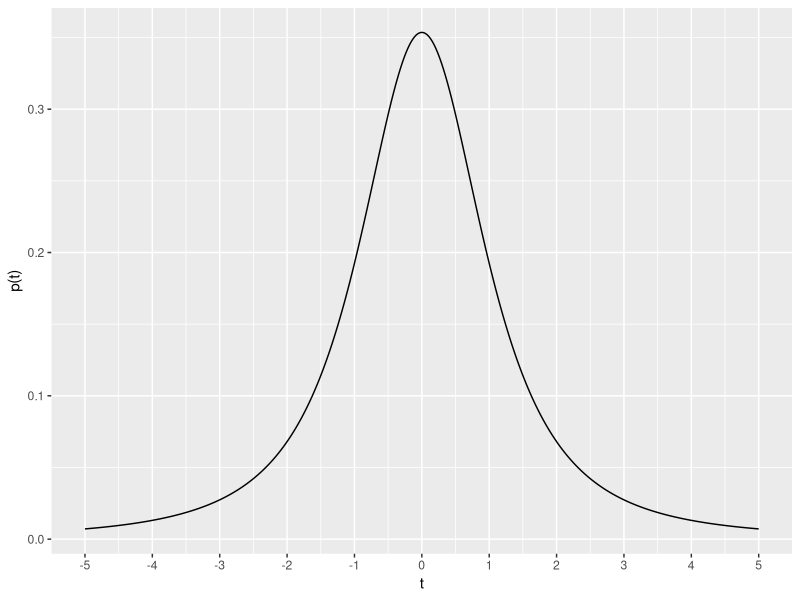
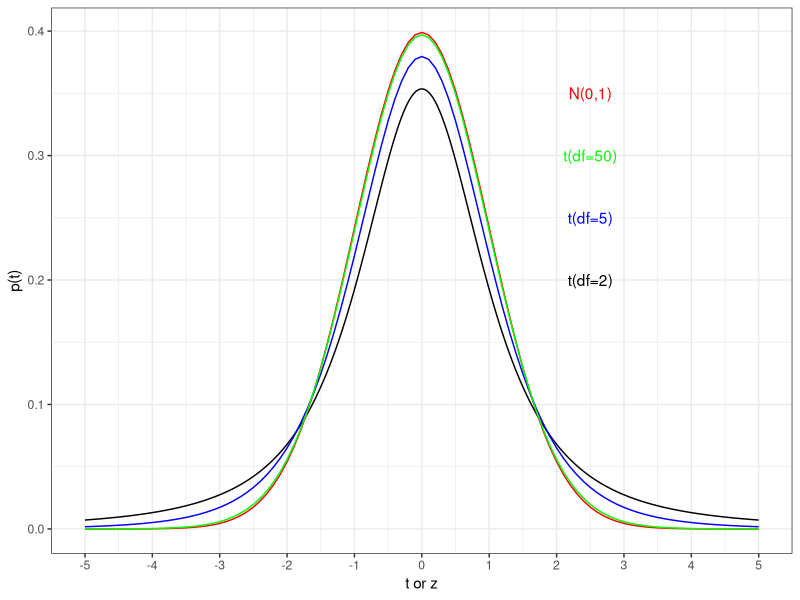
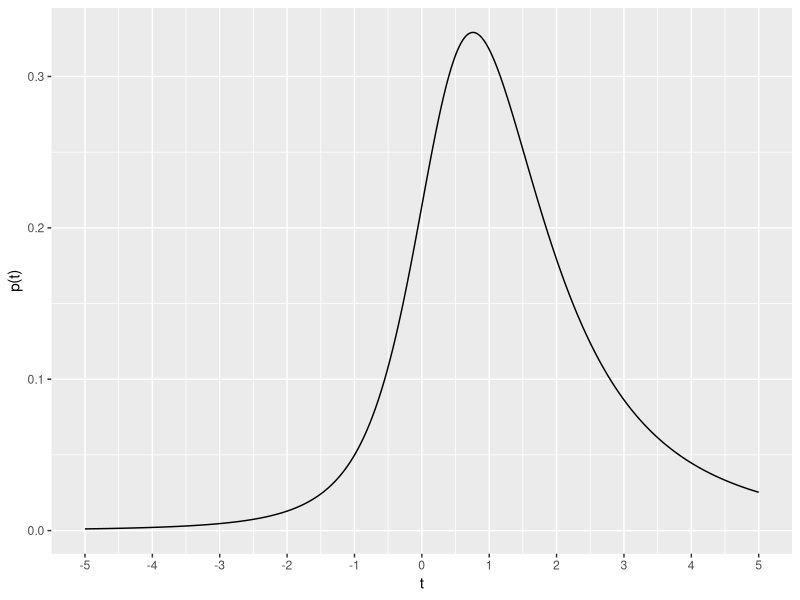

The R source for these figures, in order: (Note: this script raises an error after producing the figures.)
## ---- chunk 1
library(tidyverse)
## ---- chunk 2
dt(3.3, 2)
## ---- chunk 3
df <- 2
t <- seq(-5, 5, 0.001)
data <- data.frame(dt=dt(t, df))
g <- ggplot(data, aes(x=t, y=dt))+
  geom_line()+
  scale_x_continuous(breaks=seq(-5,5,1)) +
  xlab("t") +ylab("p(t)"); g

## ---- chunk 4
g + stat_function(fun=dnorm,
                 args=list(mean=0, sd=1),
                 color="red") +
  stat_function(fun=dt,
                args=list(df=5),
                color="blue")+
  stat_function(fun=dt,
                args=list(df=50),
                color="green")+
  annotate("text", x=2.5, y=0.35, label="N(0,1)", color="red")+
  annotate("text", x=2.5, y=0.3, label="t(df=50)", color="green")+
  annotate("text", x=2.5, y=0.25, label="t(df=5)", color="blue")+
  annotate("text", x=2.5, y=0.2, label="t(df=2)", color="black")+
  labs(x="t or z")+
  theme_bw()
  
## ---- chunk 5
df <- 2
ncp <- 1
t <- seq(-5, 5, 0.001)
data <- data.frame(dt=dt(t, df, ncp))
g <- ggplot(data, aes(x=t, y=dt))+
  geom_line()+
  scale_x_continuous(breaks=seq(-5,5,1)) +
  xlab("t") +ylab("p(t)"); g

## ---- chunk 6
pt(q=3.3, df=2, lower.tail =T)
pt(q=3.3, df=2, lower.tail=F)
## ---- chunk 7
ggplot() +
  stat_function(aes(x=-5:5), n=150,  geom="line", fun=dt, args = list(df=2), color="black", size=2) +
  stat_function(aes(x=-5:5), n=150, fun=dt, args=list(df=2), xlim = c(-5, 3.3), geom = "area", fill= "navy") +
  stat_function(aes(x=-5:5), n=150, fun=dt, args=list(df=2), xlim = c(3.3, 5), geom = "area", fill= "green") +
    scale_x_continuous(breaks=seq(-5,5,1)) +
  xlab("t") +ylab("p(t)")
## ---- chunk 8
qt(.025, 2)
qt(0.025, 2, lower.tail=F)
## ---- chunk 9
qt(0.05, 2)
qt(0.05, 2, lower.tail=F)
## ---- chunk 10
df <- 2
x <- seq(0, 1, 0.01)
data <- data.frame(qt=qt(x, df))
g <- ggplot(data, aes(x=x, y=qt))+
  geom_line()+
  scale_x_continuous(breaks=seq(0,1,.1)) +
  xlab("p") +ylab("t"); g
## ---- chunk 11
set.seed(12345)
rt(5, 2)
rt(5, 20)
